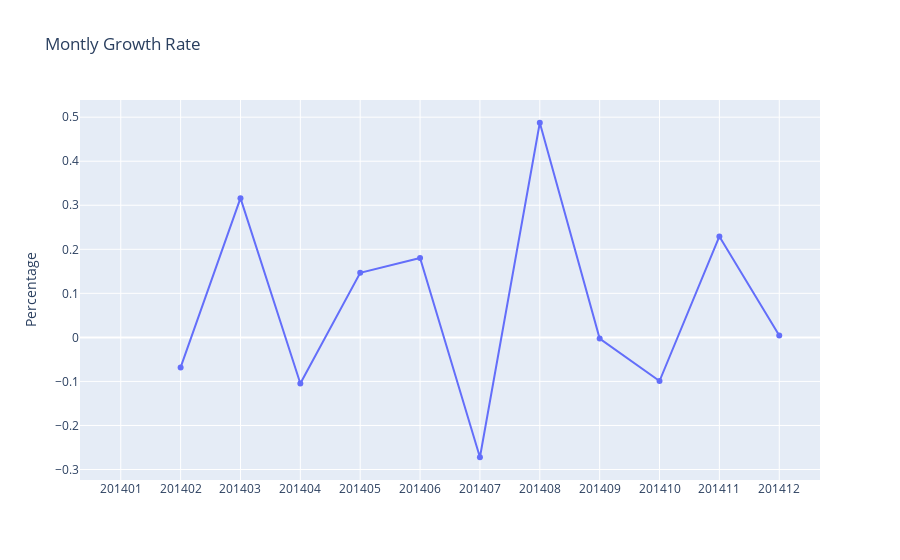

Notebook cell for this chart:
### Markdown cell above
#### Monthly Revenue Growth

### Code cell
#using pct_change() function to see monthly percentage change
tx_revenue['MonthlyGrowth'] = tx_revenue['Sales'].pct_change()

#showing first 5 rows
tx_revenue.head()

#visualization - line graph
plot_data = [
    go.Scatter(
        x=tx_revenue['OrderYearMonth'],
        y=tx_revenue['MonthlyGrowth'],
    )
]

plot_layout = go.Layout(
        xaxis={"type": "category"},
        title='Montly Growth Rate',yaxis=dict(
            title='Percentage')
    )

fig = go.Figure(data=plot_data, layout=plot_layout)
pyoff.iplot(fig)

### Figure 1 — Plotly figure (JSON) as saved in the notebook; plotly's stock layout.template omitted (floating-point values rounded to 4 significant figures)
{"data": [{"type": "scatter", "x": [201401, 201402, 201403, 201404, 201405, 201406, 201407, 201408, 201409, 201410, 201411, 201412], "y": [null, -0.06821, 0.3161, -0.1048, 0.1465, 0.1802, -0.2722, 0.4873, -0.002694, -0.09915, 0.2292, 0.004126]}], "layout": {"title": {"text": "Montly Growth Rate"}, "xaxis": {"type": "category"}, "yaxis": {"title": {"text": "Percentage"}}}}
